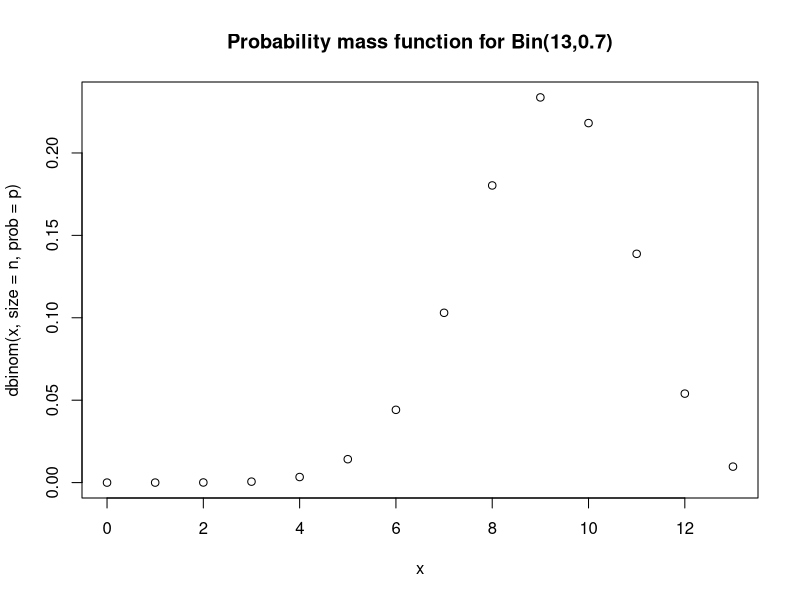
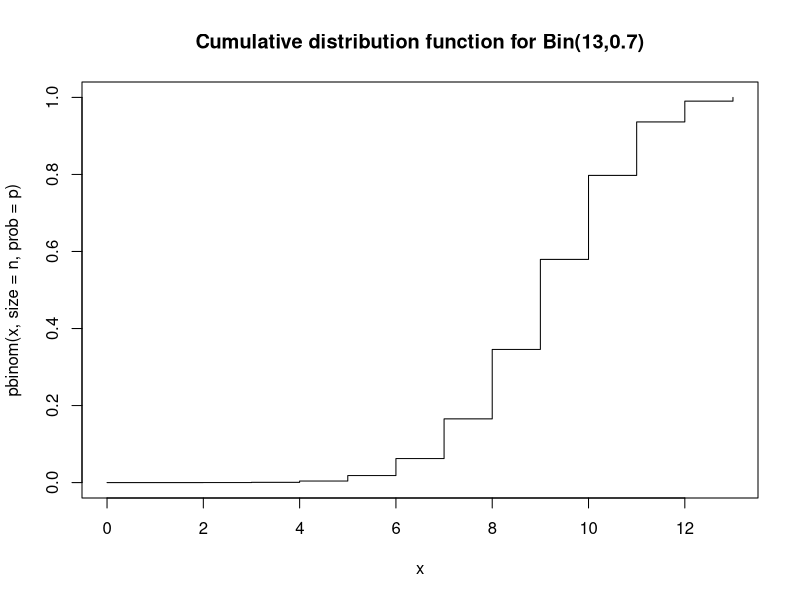
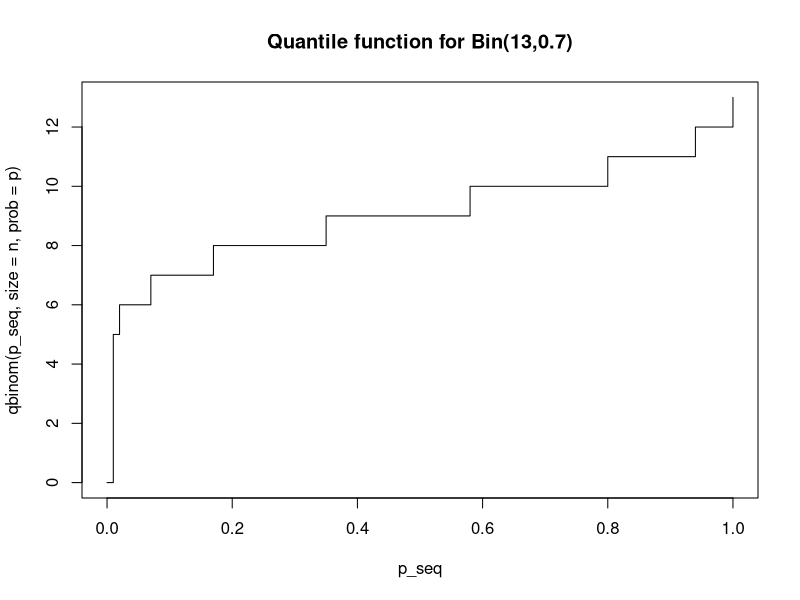
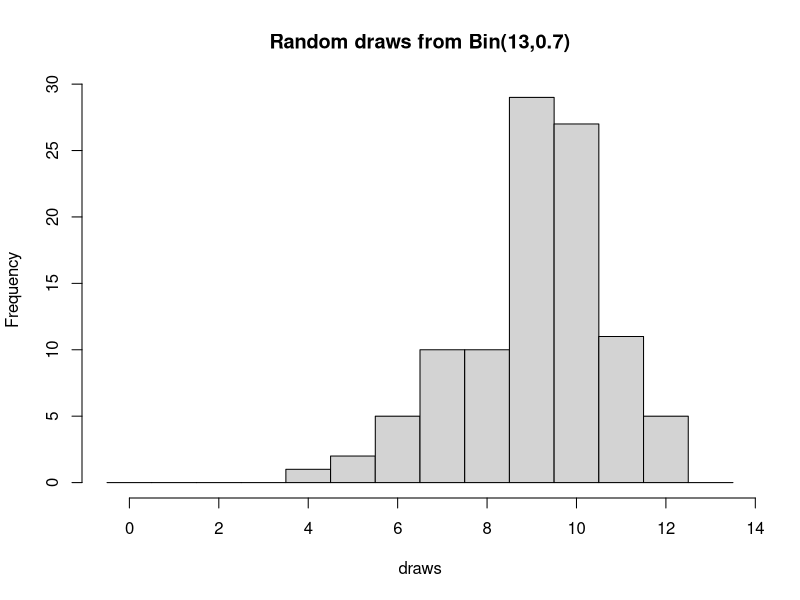
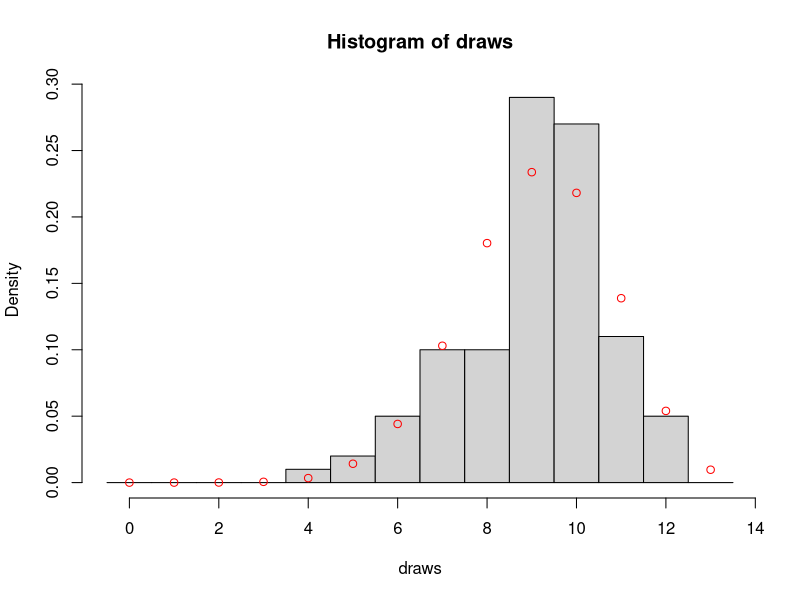
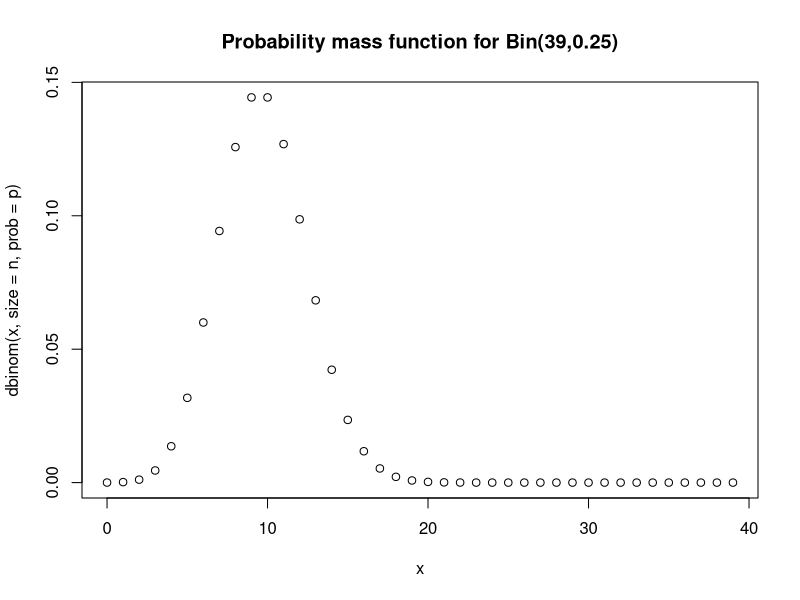
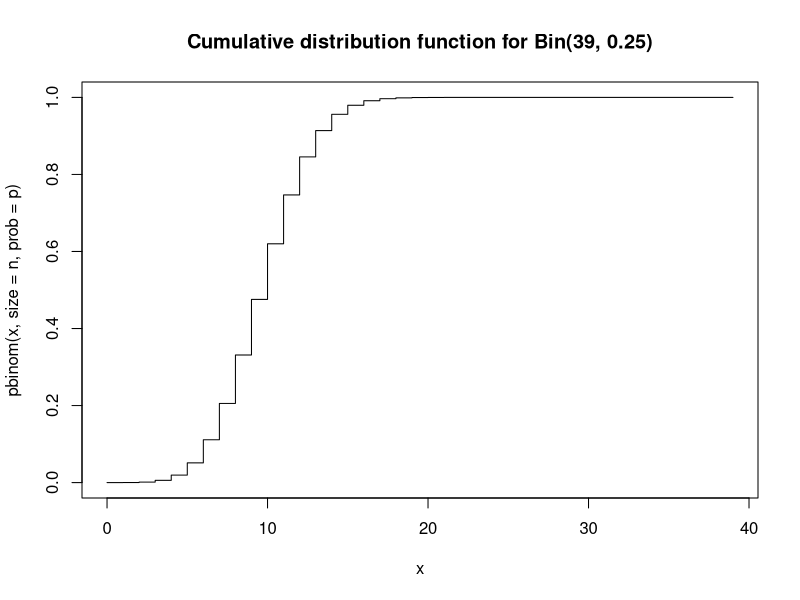
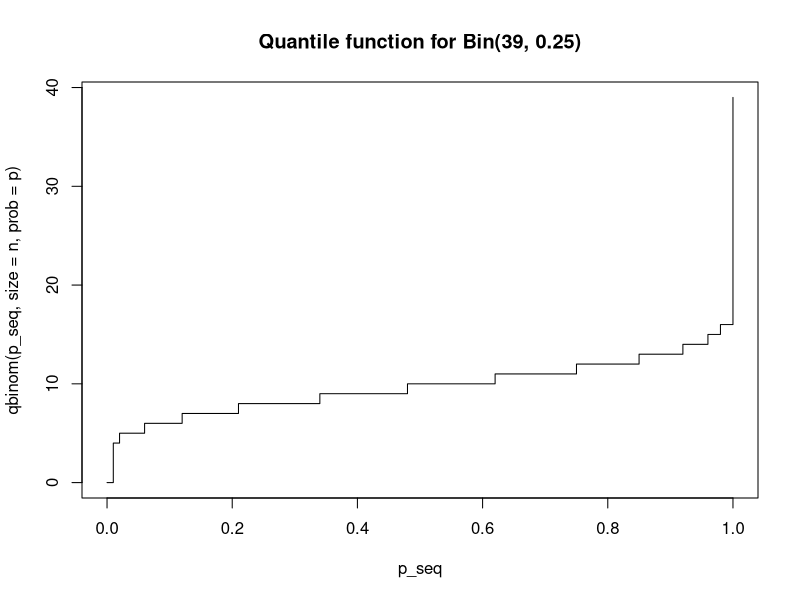

Recreate these plots in R, in order.
## ---- chunk 1
n <- 13
p <- 0.7
x <- 0:n

plot(x, dbinom(x, size = n, prob = p), main = "Probability mass function for Bin(13,0.7)")
## ---- chunk 2
plot(x, pbinom(x, size = n, prob = p), type="s", main = "Cumulative distribution function for Bin(13,0.7)")
## ---- chunk 3
p_seq <- seq(from = 0, to = 1, length = 101)
plot(p_seq, qbinom(p_seq, size = n, prob = p), type="s", main = "Quantile function for Bin(13,0.7)")
## ---- chunk 4
draws <- rbinom(100, size = n, prob = p) # draw 100
brks  <- (0:(n+1)) - 0.5
hist(draws, breaks = brks, main = "Random draws from Bin(13,0.7)") 
## ---- chunk 5
hist(draws, breaks = brks, probability = TRUE)
points(x, dbinom(x, size = n, prob = p), col="red")
## ---- chunk 6
n <- 39
p <- 0.25
x <- 0:n

plot(x, dbinom(x, size = n, prob = p),                     main = 'Probability mass function for Bin(39,0.25)')
plot(x, pbinom(x, size = n, prob = p),         type = 's', main = 'Cumulative distribution function for Bin(39, 0.25)')
plot(p_seq, qbinom(p_seq, size = n, prob = p), type = 's', main = 'Quantile function for Bin(39, 0.25)')

draws <- rbinom(999, size = n, prob = p)
brks  <- (0:(n+1)) - 0.5
hist(draws, breaks = brks, probability = TRUE, main = "Random draws from Bin(39,0.25)")
points(x, dbinom(x, size = n, prob = p), col="red")
## ---- chunk 7
rate <- 2
x <- 0:10 # with no upper limit we need to decide on an upper limit

plot(x, dpois(x, lambda = rate), main = "Probability mass function for Po(2)") 
## ---- chunk 8
plot(x, ppois(x, lambda = rate), type="s", main = "Cumulative distribution function for Po(2)")
## ---- chunk 9
plot(p_seq, qpois(p_seq, lambda = rate), type="s", ylim=c(0,10), main = "Quantile function for Po(2)") # Change the y limits for comparison purposes
## ---- chunk 10
draws <- rpois(100, lambda = rate)

hist(draws, breaks = (0:(max(draws)+1)) - 0.5, probability = TRUE, main = "Random draws from Po(s)")
points(x, dpois(x, lambda = rate), col="red")
## ---- chunk 11
rate <- 23
x <- 5:40 # with no upper limit we need to decide on an upper limit

plot(x, dpois(x, lambda = rate),                   main = 'Probability mass function for Po(23)')
plot(x, ppois(x, lambda = rate),         type="s", main = 'Cumulative distribution function for Po(23)')
plot(p_seq, qpois(p_seq, lambda = rate), type="s", main = 'Quantile function for Po(23)')

draws <- rpois(999, lambda = rate) 
hist(draws, breaks = (min(draws):(max(draws)+1)) - 0.5, probability = TRUE, main = "Random draws from Po(23)")
points(x, dpois(x, lambda = rate), col="red")
## ---- chunk 12
a <- 0
b <- 1

# The curve function expects you to give a function of `x` and then it 
# (internally) creates a sequence of values from `from` and to `to` and creates
# plots similar to what we had before, but using a line rather than points.
curve(dunif(x, min = a, max = b), from = -1, to = 2,
      xlab='y', ylab='f(y)', main='Probability density function for Unif(0,1)')
## ---- chunk 13
curve(punif(x, min = a, max = b), from = -1, to = 2,
      xlab='y', ylab='F(y)', main='Cumulative distribution function for Unif(0,1)')
## ---- chunk 14
curve(qunif(x, min = a, max = b), from = 0, to = 1,
      xlab='p', ylab='F^{-1}(p)', main='Quantile function for Unif(0,1)')
## ---- chunk 15
random_uniforms <- runif(100, min = a, max = b)
hist(random_uniforms, probability = TRUE, main = "Random draws from Unif(0,1)")
curve(dunif(x, min = a, max = b), add = TRUE, col="red")
## ---- chunk 16
a <- 13
b <- 65

opar = par(mfrow=c(2,2)) # Create a 2x2 grid of figures
curve(dunif(x, min = a, max = b), from = a-1, to = b+1,
      xlab='y', ylab='f(y)', main='Probability density function for Unif(13,65)')
curve(punif(x, min = a, max = b), from = a-1, to = b+1,
      xlab='y', ylab='f(y)', main='Cumulative distribution function for Unif(13,65)')
curve(qunif(x, min = a, max = b), from = 0, to = 1,
      xlab='y', ylab='f(y)', main='Quantile function for Unif(13,65)')
random_uniforms <- runif(999, min = a, max = b)
hist(random_uniforms, probability = TRUE, main = "Random draws from Unif(13,65)")
curve(dunif(x, min = a, max = b), add=TRUE, col="red")
par(opar)
## ---- chunk 17
mu    <- 0
sigma <- 1 # standard deviation

curve(dnorm(x, mean = mu, sd = sigma), # notice the 3rd argument is the sd
      from = -4, to = 4,
      main = "PDF for a standard normal")
## ---- chunk 18
curve(pnorm(x, mean = mu, sd = sigma), 
      from = -4, to = 4,
      main = "CDF for a standard normal",
      ylab = "F(x)")
## ---- chunk 19
curve(qnorm(x, mean = mu, sd = sigma),
      from = 0, to = 1, 
      main = "Quantile function for a standard normal")
## ---- chunk 20
draws <- rnorm(100, mean = mu, sd = sigma)
hist(draws, probability = TRUE)
curve(dnorm(x, mean = mu, sd = sigma), add = TRUE, col = "red")
## ---- chunk 21
mu    <- -4
sigma <- sqrt(3) # standard deviation!!!

opar = par(mfrow=c(2,2))
curve(dnorm(x, mean = mu, sd = sigma), 
      from = mu-4*sigma, to = mu+4*sigma,
      main = "PDF for a normal")

curve(pnorm(x, mean = mu, sd = sigma), 
      from = mu-4*sigma, to = mu+4*sigma,
      main = "CDF for a normal")

curve(qnorm(x, mean = mu, sd = sigma),
      from = 0, to = 1, 
      main = "Quantile function for a normal")

draws <- rnorm(999, mean = mu, sd = sigma)
hist(draws, probability = TRUE)
curve(dnorm(x, mean = mu, sd = sigma), add = TRUE, col = "red")
par(opar)
## ---- chunk 22
# Try any values for mu and sigma
mu    <- 0
sigma <- 1

pnorm(mu+1*sigma, mean = mu, sd = sigma) - pnorm(mu-1*sigma, mean = mu, sd = sigma)
pnorm(mu+2*sigma, mean = mu, sd = sigma) - pnorm(mu-2*sigma, mean = mu, sd = sigma)
pnorm(mu+3*sigma, mean = mu, sd = sigma) - pnorm(mu-3*sigma, mean = mu, sd = sigma)

## ---- chunk 23
n <- 70
p <- 0.015

dbinom(0, size = n, prob = p)
1-pbinom(2, size = n, prob = p)
